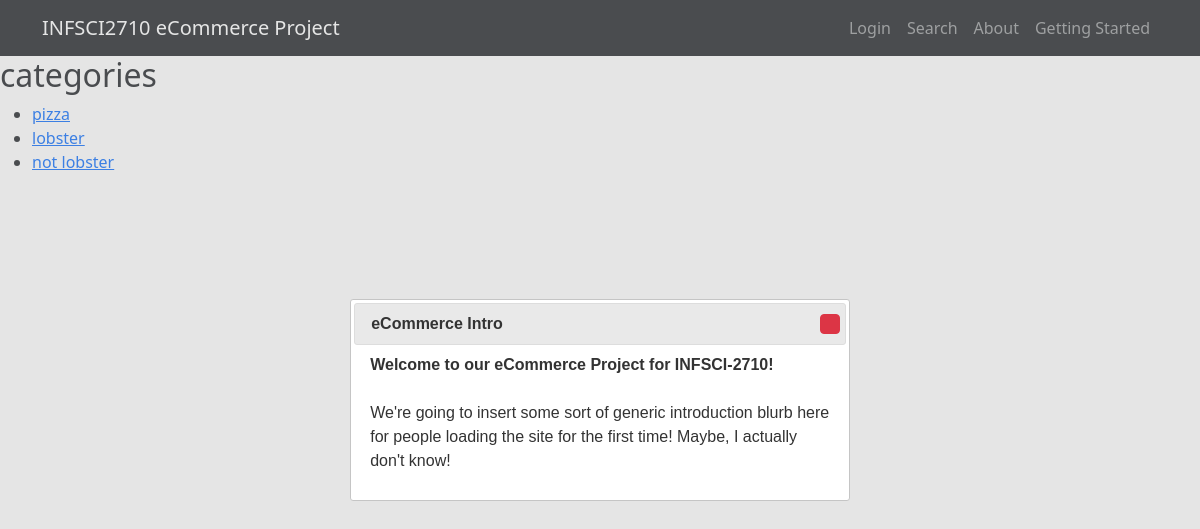
The page /categories/ on the database as committed earlier.
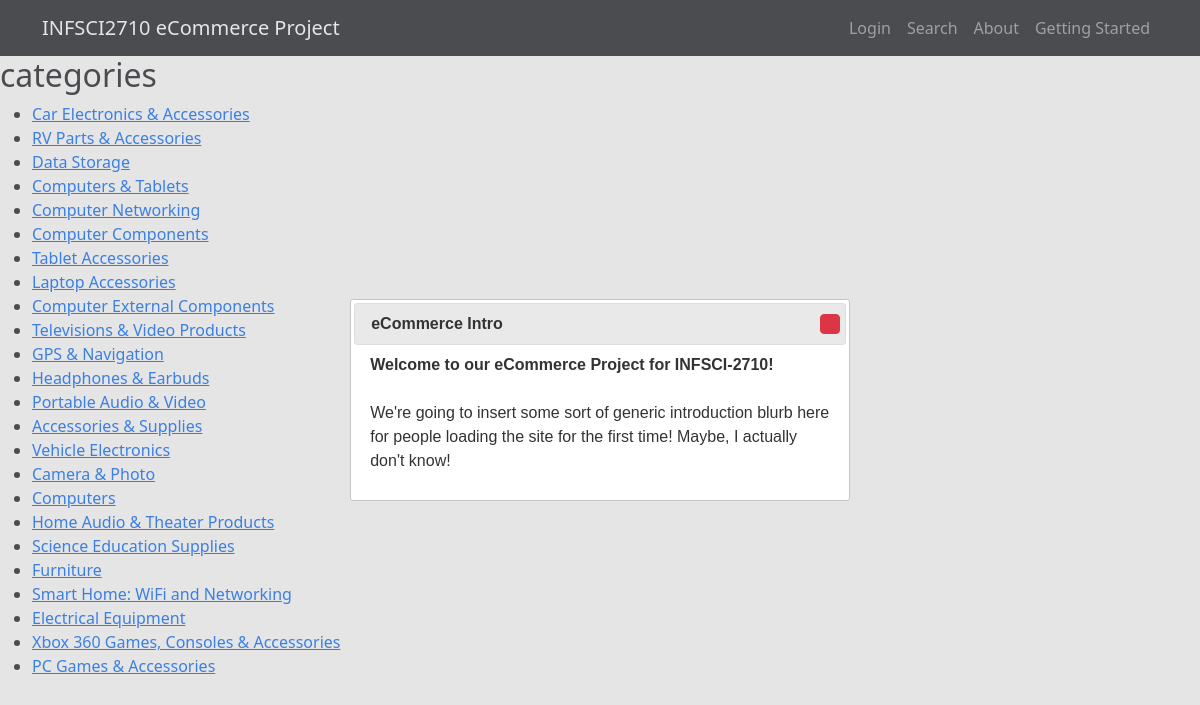
The same page on the database as committed later.
### app/models.py (models this page shows, shortened)
class Category(models.Model):
    name = models.CharField(max_length=200)
    description = models.TextField(blank=True, null=True)

### app/views.py (the view)
# urls.py: path('categories/', views.categories, name='categories'),
def categories(request):
    category = Category.objects.all()
    return render(request, "categories.html", {"category_list":category})

### templates/categories.html
{% extends "base.html" %}
{% block content %}
    <h2>categories</h2>
    <ul>
        {% for category in category_list %}
            <li>
                <a href="{% url 'category_products' category.id%}">{{ category.name }} </a></li>
        {% endfor %}
    </ul>
{% endblock %}

Rows that differ between the two databases and show on the page:
changed Category: name "pizza" → "Car Electronics & Accessories"
changed Category: name "lobster" → "RV Parts & Accessories"
changed Category: name "not lobster" → "Data Storage"
added Category: name "Computers & Tablets"
added Category: name "Computer Networking"
added Category: name "Computer Components"
added Category: name "Tablet Accessories"
added Category: name "Laptop Accessories"
added Category: name "Computer External Components"
added Category: name "Televisions & Video Products"
added Category: name "GPS & Navigation"
added Category: name "Headphones & Earbuds"
added Category: name "Portable Audio & Video"
added Category: name "Accessories & Supplies"
added Category: name "Vehicle Electronics"
added Category: name "Camera & Photo"
added Category: name "Computers"
added Category: name "Home Audio & Theater Products"
added Category: name "Science Education Supplies"
added Category: name "Furniture"
added Category: name "Smart Home: WiFi and Networking"
added Category: name "Electrical Equipment"
added Category: name "Xbox 360 Games, Consoles & Accessories"
added Category: name "PC Games & Accessories"
